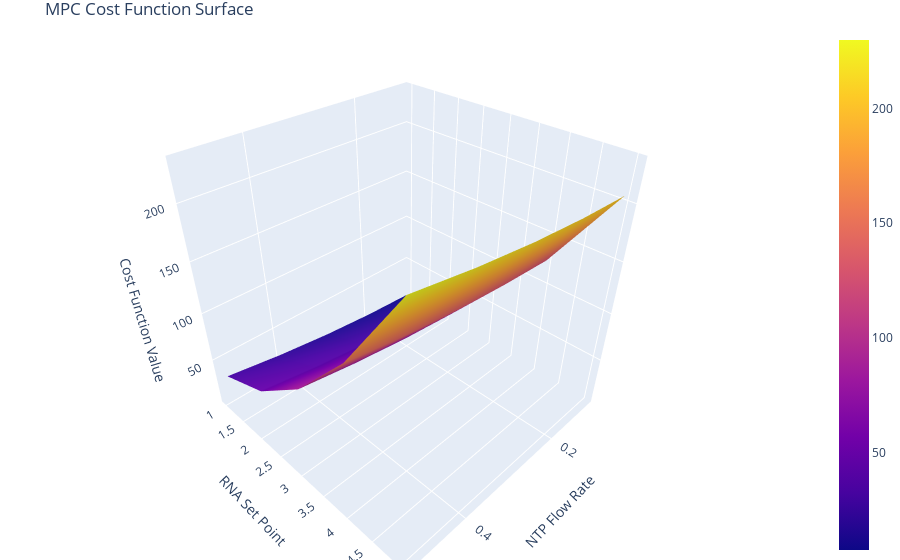

The code cell stored with this chart in its notebook:
### Code cell
# make the surface interactive using plotly
import plotly.graph_objects as go

fig = go.Figure(data=[go.Surface(z=j_mesh, x=u_init, y=y_ref)])
fig.update_layout(
    title="MPC Cost Function Surface",
    scene=dict(
        xaxis_title="NTP Flow Rate",
        yaxis_title="RNA Set Point",
        zaxis_title="Cost Function Value",
    ),
)
# adjust the margin for better visibility
fig.update_layout(margin=dict(l=0, r=0, b=0, t=30))

### Figure 1 — Plotly figure (JSON) as saved in the notebook; plotly's stock layout.template omitted (floating-point values rounded to 4 significant figures)
{"data": [{"type": "surface", "x": [[0.1, 0.2, 0.3, 0.4, 0.5], [0.1, 0.2, 0.3, 0.4, 0.5], [0.1, 0.2, 0.3, 0.4, 0.5], [0.1, 0.2, 0.3, 0.4, 0.5], [0.1, 0.2, 0.3, 0.4, 0.5]], "y": [[1, 1, 1, 1, 1], [2, 2, 2, 2, 2], [3, 3, 3, 3, 3], [4, 4, 4, 4, 4], [5, 5, 5, 5, 5]], "z": [[7.535, 10.39, 15.29, 22.23, 31.21], [27.2, 30.06, 34.96, 41.89, 50.87], [66.87, 69.73, 74.62, 81.56, 90.54], [126.5, 129.4, 134.3, 141.2, 150.2], [206.2, 209.1, 214.0, 220.9, 229.9]]}], "layout": {"margin": {"b": 0, "l": 0, "r": 0, "t": 30}, "scene": {"xaxis": {"title": {"text": "NTP Flow Rate"}}, "yaxis": {"title": {"text": "RNA Set Point"}}, "zaxis": {"title": {"text": "Cost Function Value"}}}, "title": {"text": "MPC Cost Function Surface"}}}
